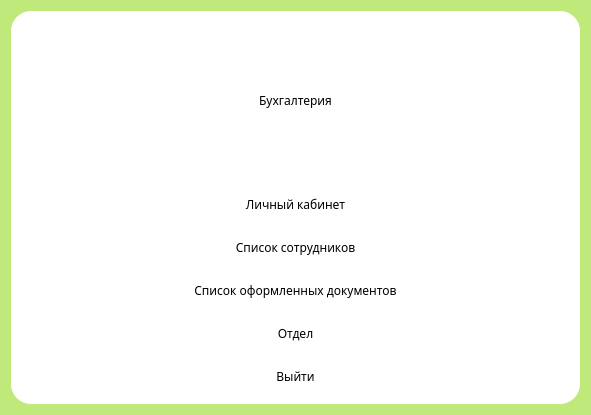
<?xml version="1.0" encoding="UTF-8"?>
<ui version="4.0">
 <class>Dialog</class>
 <widget class="QDialog" name="Dialog">
  <property name="geometry">
   <rect>
    <x>0</x>
    <y>0</y>
    <width>591</width>
    <height>415</height>
   </rect>
  </property>
  <property name="windowTitle">
   <string>Dialog</string>
  </property>
  <property name="styleSheet">
   <string notr="true">background-color: 	rgb(191, 233, 123);
font-family: Myanmar Text;</string>
  </property>
  <layout class="QVBoxLayout" name="verticalLayout_3">
   <item>
    <widget class="QFrame" name="frame">
     <property name="styleSheet">
      <string notr="true">background-color: white;
border-radius: 20px;</string>
     </property>
     <property name="frameShape">
      <enum>QFrame::Shape::StyledPanel</enum>
     </property>
     <property name="frameShadow">
      <enum>QFrame::Shadow::Raised</enum>
     </property>
     <layout class="QVBoxLayout" name="verticalLayout_2">
      <item>
       <widget class="QLabel" name="WindowTitle">
        <property name="enabled">
         <bool>true</bool>
        </property>
        <property name="styleSheet">
         <string notr="true"/>
        </property>
        <property name="text">
         <string>Бухгалтерия</string>
        </property>
        <property name="alignment">
         <set>Qt::AlignmentFlag::AlignCenter</set>
        </property>
       </widget>
      </item>
      <item>
       <layout class="QVBoxLayout" name="verticalLayout">
        <item>
         <widget class="QPushButton" name="PersonAccountButton">
          <property name="sizePolicy">
           <sizepolicy hsizetype="Preferred" vsizetype="Minimum">
            <horstretch>0</horstretch>
            <verstretch>0</verstretch>
           </sizepolicy>
          </property>
          <property name="styleSheet">
           <string notr="true">QPushButton {
border-radius: 10;
background-color: '#bfe97b';
padding: 10px;
}

QPushButton:hover {
background-color: #a7ca6b;
}</string>
          </property>
          <property name="text">
           <string>Личный кабинет</string>
          </property>
         </widget>
        </item>
        <item>
         <widget class="QPushButton" name="EmployeesListButton">
          <property name="sizePolicy">
           <sizepolicy hsizetype="Preferred" vsizetype="Minimum">
            <horstretch>0</horstretch>
            <verstretch>0</verstretch>
           </sizepolicy>
          </property>
          <property name="styleSheet">
           <string notr="true">QPushButton {
border-radius: 10;
background-color: '#bfe97b';
padding: 10px;
}

QPushButton:hover {
background-color: #a7ca6b;
}</string>
          </property>
          <property name="text">
           <string>Список сотрудников</string>
          </property>
         </widget>
        </item>
        <item>
         <widget class="QPushButton" name="CompletedDocumentsButton">
          <property name="sizePolicy">
           <sizepolicy hsizetype="Preferred" vsizetype="Minimum">
            <horstretch>0</horstretch>
            <verstretch>0</verstretch>
           </sizepolicy>
          </property>
          <property name="styleSheet">
           <string notr="true">QPushButton {
border-radius: 10;
background-color: '#bfe97b';
padding: 10px;
}

QPushButton:hover {
background-color: #a7ca6b;
}</string>
          </property>
          <property name="text">
           <string>Список оформленных документов</string>
          </property>
         </widget>
        </item>
        <item>
         <widget class="QPushButton" name="DepartmentButton">
          <property name="sizePolicy">
           <sizepolicy hsizetype="Preferred" vsizetype="Minimum">
            <horstretch>0</horstretch>
            <verstretch>0</verstretch>
           </sizepolicy>
          </property>
          <property name="styleSheet">
           <string notr="true">QPushButton {
border-radius: 10;
background-color: '#bfe97b';
padding: 10px;
}

QPushButton:hover {
background-color: #a7ca6b;
}</string>
          </property>
          <property name="text">
           <string>Отдел</string>
          </property>
         </widget>
        </item>
        <item>
         <widget class="QPushButton" name="LogoutButton">
          <property name="sizePolicy">
           <sizepolicy hsizetype="Preferred" vsizetype="Minimum">
            <horstretch>0</horstretch>
            <verstretch>0</verstretch>
           </sizepolicy>
          </property>
          <property name="styleSheet">
           <string notr="true">QPushButton {
border-radius: 10;
background-color: '#bfe97b';
padding: 10px;
}

QPushButton:hover {
background-color: #a7ca6b;
}</string>
          </property>
          <property name="text">
           <string>Выйти</string>
          </property>
         </widget>
        </item>
       </layout>
      </item>
     </layout>
    </widget>
   </item>
  </layout>
 </widget>
 <resources/>
 <connections/>
</ui>
